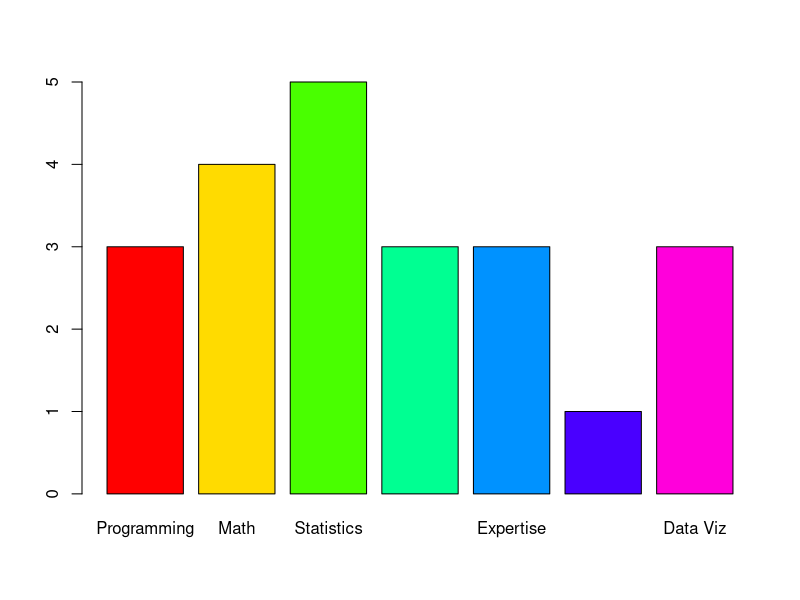

Recreate this plot in R.
## ---- chunk 1
skills <-c("Programming","Math","Statistics","Machine Learning","Expertise","Communication","Data Viz")
Ratings <-c(3,4,5,3,3,1,3)
barplot(Ratings,names.arg=skills,col=rainbow(7))
